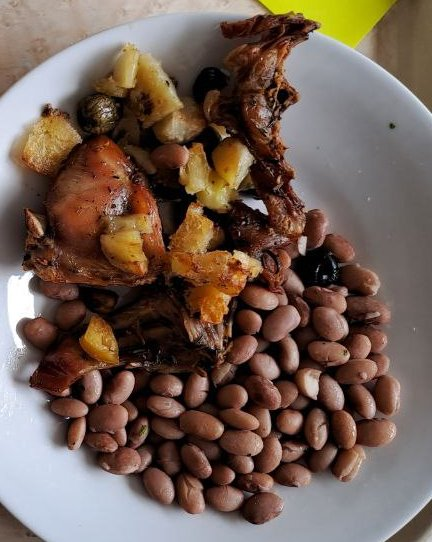
//> input picture Food_leftover_dataset/BoundingBoxExamples/1.jpg, 432 x 542 px
$ ./BBtest ../Food_leftover_dataset/BoundingBoxExamples/1.jpg   (built with g++ and OpenCV 4)
//> lines starting //> are read from the running program, lines starting //| are printed output that depends on the picture; after the words box and inside, x2 and y2 are one past the last pixel; in counts of white or black regions, pixels touching at a corner belong together
### src/utils.hpp
#ifndef UTILS
#define UTILS

#include <opencv2/opencv.hpp>

void showImage(std::string windowName, cv::Mat img);
void drawHistogram(cv::Mat& src, cv::Mat& hist, int hist_w, int hist_h, int bins);
void showHistogram(std::string windowName, cv::Mat& src);
int countPixelOfMask(cv::Mat& mask);

#endif

### src/Crisci.hpp
#include "opencv2/opencv.hpp"

using namespace std;
using namespace cv;

void featurePruning(vector<Point2f>centers, vector<Point2f>points,vector<int>labels,vector<Point2f>&prunedPoints, vector<int>&newLabels,double threshold);
float distance(Point2f a, Point2f b);
void kMeans(vector<Point2f> centers,vector<Point2f>points,vector<int>& labels,int nCluster);
void clusterPruning(vector<Point2f>& centers, vector<int> labels,int threshold); //We might need the & next to labels due to best practice
void imageSlicer(vector<vector<Point2f>> coordinatePoints,Mat originalImage ,vector<Mat>& slicedImages);
void slicerViewer(vector<Mat>srcs,vector<vector<KeyPoint>>& keys,vector<Mat>& descriptors);
void slicedFeatureViewer(vector<Mat> slicedImages, vector<vector<KeyPoint>>slicedKeypoints);

### src/Detector.hpp
#include "opencv2/opencv.hpp"
#include "opencv2/xfeatures2d.hpp"
#include <opencv2/imgproc.hpp>

using namespace std;
using namespace cv;

void featureDetector(Mat& src, vector<KeyPoint>& keypoints, Mat& descriptors);
void clusterKeyPoints(Mat& src);
Mat Postprocess(Mat input_image);
void ignoreIsolatedKeypoints(Mat& src, vector<KeyPoint>& keypoints, vector<KeyPoint>& filteredKeyPoints);

void drawPath(Mat& img, vector<Point2f>& points, Scalar color);

// Mean Shift for keypoints
double pointsDistance(Point p1, Point p2);
void getNeighbourhood(vector<KeyPoint>& keypoints, Point center, double radius, vector<KeyPoint>& neighbourhood);
Point2f getBaricenter(vector<KeyPoint>& neighbourhood);
void meanShift_onePoint(vector<KeyPoint>& keypoints, Point2f startingPoint, double radius, double threshold, vector<Point2f>& baricenterIterations);
void meanShift_grid(Mat& src, vector<KeyPoint>& keypoints, double radius, double threshold, vector<vector<Point2f>>& paths, int gridRows, int gridCols);
void meanShift_keypoints(Mat& src, vector<KeyPoint>& keypoints, double radius, double threshold, vector<vector<Point2f>>& paths);
void findCentroids(vector<vector<Point2f>>& paths, double radius, vector<Point2f>& centroids);

### src/BoundBox.hpp
#include "opencv2/opencv.hpp"

using namespace std;
using namespace cv;


void BoundingBoxID(Mat& src, std::vector<Point2f> points, std::vector<Point2f> centers, vector<int> bestLabels, vector<vector<Point2f>>& extremes);

void RefinedBoxId(Mat& src, vector<vector<Point2f>>& extremes, Point2f centers);

### src/Crisci.cpp
#include "Crisci.hpp"
#include<cmath>
#include <opencv2/core/types.hpp>
#include"Detector.hpp"
using namespace std;
using namespace cv;

void featurePruning(vector<Point2f>centers, vector<Point2f>points, vector<int>labels, vector<Point2f>&prunedPoints, vector<int>&newLabels, double threshold) {
	for (int i = 0; i < points.size(); i++) {
		for (int j = 0; j < centers.size(); j++) {
			if (labels[i] == j) {
				if (distance(centers[j], points[i]) < threshold) {
					prunedPoints.push_back(points[i]);
					newLabels.push_back(labels[i]);
				}
			}
		}
	}
}

float distance(Point2f a, Point2f b) {
	float dist = 0.0f;
	float dist_y = (a.y - b.y);
	float dist_x = (a.x - b.x);
	dist = dist_y*dist_y + dist_x*dist_x;
	dist = pow(dist,0.5);
	return dist;
}

void kMeans(vector<Point2f> centers, vector<Point2f>points, vector<int> &labels, int nCluster) {
	float temp_dist = 1000;
	float temp = 0;
	for (int i = 0; i < points.size(); i++) {
		for (int j = 0; j < centers.size(); j++) {
			temp = distance(centers[j], points[i]);
			if (temp < temp_dist) {
				labels[i] = j;
				temp_dist = temp;
			}
		}
		temp_dist = 1000;
	}
}

void clusterPruning(vector<Point2f>& centers, vector<int> labels,int threshold) {
	vector<int> counter(centers.size());
	for (int i = 0; i < labels.size(); i++) {
		counter[labels[i]]++;
	}
	vector<Point2f> newCenters;
	for (int i = 0; i < counter.size(); i++) {
		if (counter[i] >= threshold) {
			newCenters.push_back(centers[i]);
		}
	}
	centers = newCenters;
}

void imageSlicer(vector<vector<Point2f>> coordinatePoints,Mat originalImage,vector<Mat>& slicedImages) {
	//We get the coordinatesof the bounding box so that we can slice the image for each bounding box.
	int temp_x1, temp_x2, temp_y1, temp_y2;
	for (int i = 0; i < coordinatePoints.size(); i++) {
		temp_x1 = coordinatePoints[i][0].x;
		temp_y1 = coordinatePoints[i][0].y;
		temp_x2 = coordinatePoints[i][1].x - temp_x1;
		temp_y2 = coordinatePoints[i][1].y - temp_y1;
		slicedImages.push_back(originalImage(Rect(temp_x1,temp_y1,temp_x2,temp_y2)));
	}

}

// [48 lines left out: functions slicerViewer, slicedFeatureViewer, not called in this run]

### src/Detector.cpp
#include "Detector.hpp"

using namespace std;
using namespace cv;


void featureDetector(Mat& src, vector<KeyPoint>& keypoints, Mat& descriptors) {

    // SIFT parameters
    // https://docs.opencv.org/3.4/d7/d60/classcv_1_1SIFT.html#ad337517bfdc068ae0ba0924ff1661131
    int nFeatures = 0;                  // 0
    int nOctaveLayers = 3;              // 3
    double contrastThreshold = 0.05;    // 0.04
    double edgeThreshold = 5;          // 10
    double sigma = 1.6;                 // 1.6

    // Feature detector implementation, can be SIFT, SURF, ORB...
    Ptr<SIFT> detectorPtr = SIFT::create(nFeatures, nOctaveLayers, contrastThreshold, edgeThreshold, sigma);
    //Ptr<xfeatures2d::SURF> detectorPtr = xfeatures2d::SURF::create();
    //Ptr<ORB> detectorPtr = ORB::create();

    detectorPtr->detect(src, keypoints);
    detectorPtr->compute(src, keypoints, descriptors);

    bool flag = 0;
    if (flag) {
        Mat src_keypoints;
        drawKeypoints(src, keypoints, src_keypoints, Scalar::all(-1), DrawMatchesFlags::DRAW_RICH_KEYPOINTS);
        namedWindow("Keypoints");
        imshow("Keypoints", src_keypoints);
        waitKey(0);
    }
}

// [55 lines left out: functions clusterKeyPoints, Postprocess, not called in this run]

double pointsDistance(Point p1, Point p2) {
    float deltaX = p1.x - p2.x;
    float deltaY = p1.y - p2.y;

    float distance = sqrt(pow(deltaX, 2) + pow(deltaY, 2));

    return distance;
}

void getNeighbourhood(vector<KeyPoint>& keypoints, Point center, double radius, vector<KeyPoint>& neighbourhood) {
    // Scan all the keypoints and select the ones with distance from the center < radius
    for ( int i=0; i<keypoints.size(); i++ ) {
        if ( pointsDistance( center, keypoints[i].pt ) <= radius ) {
            neighbourhood.push_back(keypoints[i]);
        }
    }
}

Point2f getBaricenter(vector<KeyPoint>& neighbourhood) {
    // If there are no neighbours, return (-1,-1);
    if (neighbourhood.size()==0) {
        return Point2f(-1,-1);
    }

    // Compute the mean x and y of all the points
    float sumX=0, sumY=0;
    for (int i=0; i<neighbourhood.size(); i++) {
        sumX += neighbourhood[i].pt.x;
        sumY += neighbourhood[i].pt.y;
    }

    double barX = sumX / neighbourhood.size();
    double barY = sumY / neighbourhood.size();

    Point2f baricenter(barX, barY);

    return baricenter;
}

void meanShift_onePoint(vector<KeyPoint>& keypoints, Point2f startingPoint, double radius, double threshold, vector<Point2f>& baricenterIterations) {
    Point2f center = startingPoint;
    baricenterIterations.push_back(center);
    double baricenterDisplacement = radius;

    // Iterate until the displacement between iterations is larger than the given threshold
    while (baricenterDisplacement >= threshold) {
        // Find the keypoints in the neighbourhood
        vector<KeyPoint> neighbours;
        getNeighbourhood(keypoints, center, radius, neighbours);

        // Update the baricenter
        Point2f oldCenter = center;
        center = getBaricenter(neighbours);

        // If there are no neighbours (baricenter is (-1,-1)), end the cycle
        if (center.x == -1 && center.y == -1) {
            return;
        }

        baricenterIterations.push_back(center);

        // Compute the displacement
        baricenterDisplacement = pointsDistance(center, oldCenter);
    }
}

// [39 lines left out: functions drawPath, meanShift_grid, not called in this run]

void meanShift_keypoints(Mat& src, vector<KeyPoint>& keypoints, double radius, double threshold, vector<vector<Point2f>>& paths) {
    for (int i=0; i<keypoints.size(); i++) {
        vector<Point2f> path;
        meanShift_onePoint(keypoints, keypoints[i].pt, radius, threshold, path);
        paths.push_back(path);
    }
}

void findCentroids(vector<vector<Point2f>>& paths, double radius, vector<Point2f>& centroids) {
    // Scan all the paths
    for (int i=0; i<paths.size(); i++) {
        vector<Point2f> path = paths[i];

        // If the path has only 1 point, ignore it
        if (path.size()==1) continue;

        // Otherwise we select the final point
        Point2f finalPoint = path.back();

        // We check if the final point is close to a point that is already a centroid
        // If there are no close centroids, we include it in the vector. Otherwise we ignore it
        bool isClose = false;
        for (int j=0; j<centroids.size(); j++) {
            if (pointsDistance(centroids[j], finalPoint) < radius) {
                isClose = true;
                break;
            }
        }
        if ( !isClose ) centroids.push_back(finalPoint);
    }
}

// [45 lines left out: functions removeLowSaturationHSV, removeLowSaturationHSV_otsu, not called in this run]

### src/BoundBox.cpp
#include "BoundBox.hpp"

using namespace std;
using namespace cv;

void BoundingBoxID(Mat& src, std::vector<Point2f> points, std::vector<Point2f> centers, vector<int> bestLabels, vector<vector<Point2f>>& extremes){

    Mat img=src.clone();

    Scalar colorTab[] =
    {
        Scalar(0, 0, 255),
        Scalar(0,255,0),
        Scalar(255,100,100),
        Scalar(255,0,255),
        Scalar(0,255,255)
    };
    // [20 lines of commented-out code are left out]

    for(int i=0;i<centers.size();i++){
        int nord = centers[i].y;
        int sud = nord;
        int est = centers[i].x;
        int ovest = est;
        for(int j=0;j<points.size();j++){
            if(bestLabels[j]==i){
                if(points[j].x<est) est=points[j].x;
                if(points[j].x>ovest) ovest=points[j].x;
                if(points[j].y<nord) nord=points[j].y;
                if(points[j].y>sud) sud=points[j].y;
            }
        }
        Point2f ne=Point2f(est,nord);
        Point2f so=Point2f(ovest,sud);
        extremes.push_back(vector<Point2f>{ne,so});
        rectangle(img,ne,so,colorTab[i],3);
    }
    namedWindow("Bounding Box",WINDOW_AUTOSIZE);
    imshow("Bounding Box", img);
    waitKey(0);
}

// [36 lines left out: function RefinedBoxId, not called in this run]

### src/BBtest.cpp
#include <iostream>
#include <opencv2/opencv.hpp>
#include "BoundBox.hpp"
#include "Detector.hpp"
#include "Crisci.hpp"

using namespace std;
using namespace cv;

void showImage(string windowName, Mat img) {
    namedWindow(windowName);
    imshow(windowName, img);
    waitKey(0);
}

int main(int argc, char** argv) {

    char* filename = argv[1];

    Mat image = imread(filename);
//> image is the input picture: 542 rows x 432 cols, CV_8UC3; mean B, G, R 84.6, 95.5, 115.2
    showImage("Original", image);

    // Extract the keypoints and find the centroids using meanshift
    vector<KeyPoint> keypoints;
    Mat descriptors;
    featureDetector(image, keypoints, descriptors);
//> in featureDetector, `detectorPtr->detect(src, keypoints);`: keypoints = 865 keypoints; strongest (x, y, size): (311, 384, 12.4), (46, 111, 7.3), (324, 277, 2.7), (29, 275, 5.9)

    double radius = 200;
    double threshold = 0.5;
    vector<vector<Point2f>> paths;

    meanShift_keypoints(image, keypoints, radius, threshold, paths);
//> the loop in meanShift_keypoints, `for (int i=0; i<keypoints.size(); i++)` made 865 passes
//> after the loop in meanShift_keypoints, `for (int i=0; i<keypoints.size(); i++)`: paths = 865 point lists
//> paths = 865 point lists

    double centroidRadius = 200;
    vector<Point2f> centroids;
    findCentroids(paths, centroidRadius, centroids);
//> the loop in findCentroids, `for (int i=0; i<paths.size(); i++)` made 865 passes
//> (finalPoint, isClose) on passes 1 to 8: (Point(205.8, 246.3), false), (Point(217.3, 301.2), true), (Point(217.3, 301.2), true), (Point(205.8, 246.3), true), (Point(205.8, 246.3), true), (Point(205.8, 246.3), true), (Point(205.8, 246.3), true), (Point(205.8, 246.3), true)
//> centroids = 1 Point (x, y): [205.8, 246.3]

    // Prune the keypoints in order to define the bounding boxes
    Scalar colorTab[] =
    {
        Scalar(0, 0, 255),
        Scalar(0,255,0),
        Scalar(255,0,255),
        Scalar(255,255,0),
        Scalar(0,255,255)
    };
    Mat cleanImage = image.clone();
    vector<int> labels(keypoints.size());
    vector<Point2f>points;
    for (int i = 0; i < keypoints.size(); i++) {
            points.push_back(keypoints[i].pt);
        }
//> after the loop, points = 865 Points (x, y), first 12: [18.22, 156], [21.67, 351.9], [21.67, 351.9], [22.59, 274.1], [23.12, 158.7], [24.13, 159.1], [26.77, 257.1], [26.88, 218.2], [26.88, 227.2], [27.57, 254.6], [28.25, 131.1], [28.61, 212.5]
    kMeans(centroids,points,labels,centroids.size());
//> the loop in kMeans, `for (int i = 0; i < points.size(); i++)` made 865 passes
//> (temp, temp_dist) on passes 1 to 3: (208.2, 208.2), (212.3, 212.3), (212.3, 212.3)
//> after the loop in kMeans, `for (int i = 0; i < points.size(); i++)`: temp = 337.6; labels = 865 values from 0 to 0; temp_dist = 1000
    vector<Point2f> prunedPoints;
    vector<int> newLabels;
    double threshold2 = 325;
    int threshold3 = 100;
    clusterPruning(centroids, labels, threshold3);
//> in clusterPruning, `vector<int> counter(centers.size());`: counter = [0]
//> after the loop in clusterPruning, `for (int i = 0; i < labels.size(); i++)`: counter = [865]
//> the loop in clusterPruning, `for (int i = 0; i < counter.size(); i++)` made 1 pass
//> in clusterPruning, `centers = newCenters;`: centers = 1 Point (x, y): [205.8, 246.3]
    kMeans(centroids, points, labels, centroids.size());
//> the loop in kMeans (call 2), `for (int i = 0; i < points.size(); i++)` made 865 passes
    featurePruning(centroids, points, labels, prunedPoints, newLabels, threshold2);
//> after the loop in featurePruning, `for (int i = 0; i < points.size(); i++)`: prunedPoints = 862 Points (x, y), first 12: [18.22, 156], [21.67, 351.9], [21.67, 351.9], [22.59, 274.1], [23.12, 158.7], [24.13, 159.1], [26.77, 257.1], [26.88, 218.2], [26.88, 227.2], [27.57, 254.6], [28.25, 131.1], [28.61, 212.5]; newLabels = 862 values from 0 to 0
    Mat finalImage = cleanImage.clone();
    for (int i = 0; i < prunedPoints.size(); ++i)
    {
        Point2f c = prunedPoints[i];
        circle(finalImage, c, 10, colorTab[newLabels[i]], 1, LINE_AA);
    }
//> this loop made 862 passes
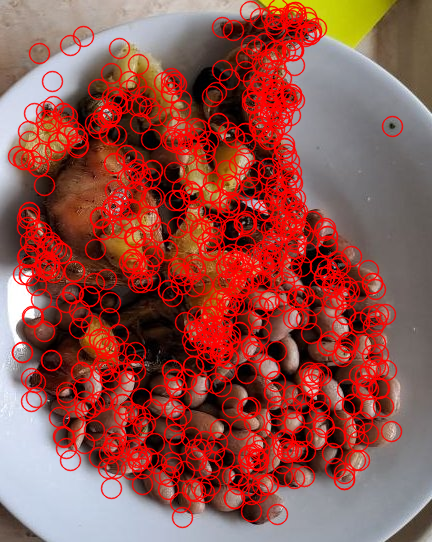
//> finalImage: 542 rows x 432 cols, CV_8UC3; mean B, G, R 74.1, 81.4, 146.7
    showImage("Clusters", finalImage);


    //Crea le Bounding Box
    vector<vector<Point2f>> extremes;
    BoundingBoxID(finalImage,prunedPoints,centroids,newLabels, extremes);
//> the loop in BoundingBoxID, `for(int i=0;i<centers.size();i++)` made 1 pass
//> (nord, sud, est, ovest, ne, so) on pass 1: (9, 516, 18, 391, Point(18, 9), Point(391, 516))
//> after the loop in BoundingBoxID, `for(int i=0;i<centers.size();i++)`:
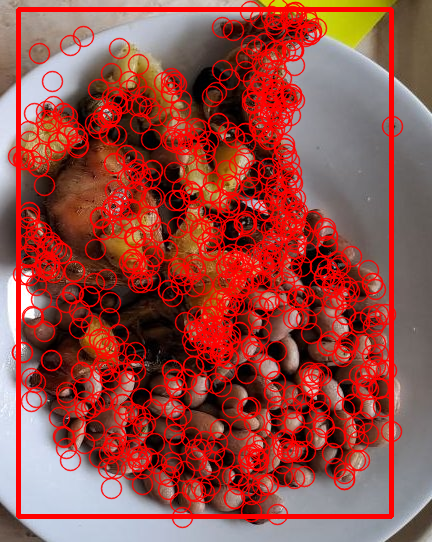
//> img: 542 rows x 432 cols, CV_8UC3; 3.74% of pixels changed, all inside (x1, y1, x2, y2) = (16, 7, 394, 519)
//> extremes = 1 point lists: [[18, 9], [391, 516]]

    //Now let's divide the images
    vector<Mat> slicedImages;
    imageSlicer(extremes, cleanImage , slicedImages);
//> the loop in imageSlicer, `for (int i = 0; i < coordinatePoints.size(); i++)` made 1 pass
//> (temp_x1, temp_y1, temp_x2, temp_y2) on pass 1: (18, 9, 373, 507)
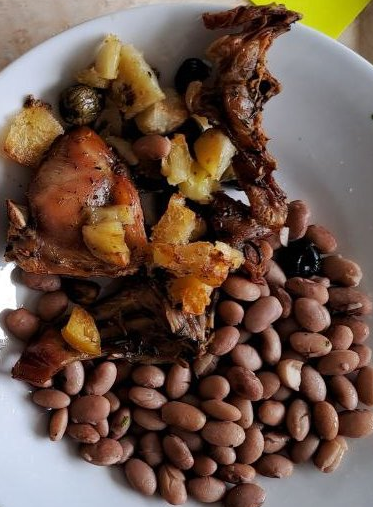
//> slicedImages[0]: 507 rows x 373 cols, CV_8UC3; mean B, G, R 72.1, 84.7, 108.2

    // For each bounding box, we run again the mean shift on the keypoints and keep only the keypoints of the largest cluster
    // => All the outliers of the keypoint vector are ignored

    vector<vector<Point2f>> newCorners(slicedImages.size());
//> newCorners = 1 point lists
    for (int i=0; i<slicedImages.size(); i++) {
//> (the run ends here: the program needs code that is not available in this run, at `refineBoundingBox(slicedImages[i], extremes[i], newCorners[i], 100, 0...`)

$ run again, on Food_leftover_dataset/BoundingBoxExamples/3.jpg
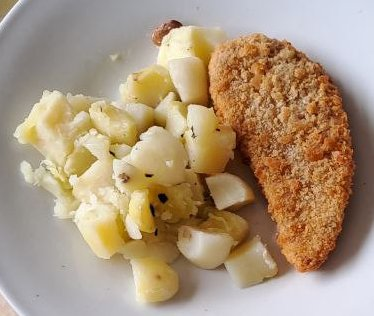
//> input picture Food_leftover_dataset/BoundingBoxExamples/3.jpg, 374 x 316 px
//> image is the input picture: 316 rows x 374 cols, CV_8UC3; mean B, G, R 124.4, 150.3, 172.6
//> in featureDetector, `detectorPtr->detect(src, keypoints);`: keypoints = 576 keypoints; strongest (x, y, size): (176, 24, 6), (192, 129, 1.8), (111, 153, 2.1), (178, 98, 4.7)
//> the loop in meanShift_keypoints, `for (int i=0; i<keypoints.size(); i++)` made 576 passes
//> after the loop in meanShift_keypoints, `for (int i=0; i<keypoints.size(); i++)`: paths = 576 point lists
//> the loop in findCentroids, `for (int i=0; i<paths.size(); i++)` made 576 passes
//> centroids = 1 Point (x, y): [243.4, 145.5]
//> after the loop `for (int i = 0; i < keypoints.size(); i++)`: points = 576 Points (x, y), first 12: [8.51, 300.9], [17.49, 3.21], [19.82, 133.3], [21.24, 141], [24.87, 167.6], [33.09, 131.4], [33.76, 127.3], [33.76, 127.3], [34.04, 167], [35.64, 157.4], [35.99, 106.2], [36.63, 170.2]
//> the loop in kMeans, `for (int i = 0; i < points.size(); i++)` made 576 passes
//> (temp, temp_dist) on passes 1 to 3: (281.6, 281.6), (267, 267), (223.9, 223.9)
//> after the loop in kMeans, `for (int i = 0; i < points.size(); i++)`: temp = 109.6; labels = 576 values from 0 to 0; temp_dist = 1000
//> in clusterPruning, `vector<int> counter(centers.size());`: counter = [0]
//> after the loop in clusterPruning, `for (int i = 0; i < labels.size(); i++)`: counter = [576]
//> the loop in clusterPruning, `for (int i = 0; i < counter.size(); i++)` made 1 pass
//> centers = 1 Point (x, y): [243.4, 145.5]
//> the loop in kMeans (call 2), `for (int i = 0; i < points.size(); i++)` made 576 passes
//> after the loop in featurePruning, `for (int i = 0; i < points.size(); i++)`: prunedPoints has the same summary as points outside featurePruning; newLabels = 576 values from 0 to 0
//> `featurePruning(centroids, points, labels, prunedPoints, newLabels, thr..`: prunedPoints has the same summary as points
//> the loop `for (int i = 0; i < prunedPoints.size(); ++i)` made 576 passes
//> the loop in BoundingBoxID, `for(int i=0;i<centers.size();i++)` made 1 pass
//> (nord, sud, est, ovest, ne, so) on pass 1: (3, 300, 8, 351, Point(8, 3), Point(351, 300))
//> after the loop in BoundingBoxID, `for(int i=0;i<centers.size();i++)`:
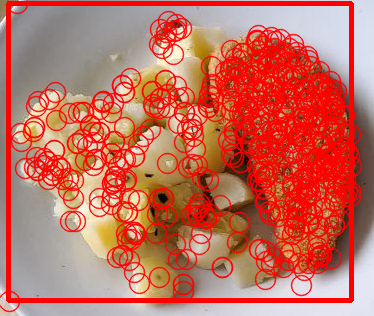
//> img: 316 rows x 374 cols, CV_8UC3; mean B, G, R 95.7, 111.6, 196.6
//> extremes = 1 point lists: [[8, 3], [351, 300]]
//> the loop in imageSlicer, `for (int i = 0; i < coordinatePoints.size(); i++)` made 1 pass
//> (temp_x1, temp_y1, temp_x2, temp_y2) on pass 1: (8, 3, 343, 297)
//> `imageSlicer(extremes, cleanImage , slicedImages);`:
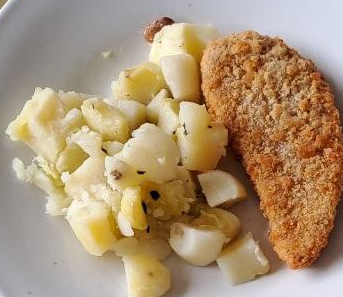
//> slicedImages[0]: 297 rows x 343 cols, CV_8UC3; mean B, G, R 117, 147.6, 172.7
//> newCorners = 1 point lists
